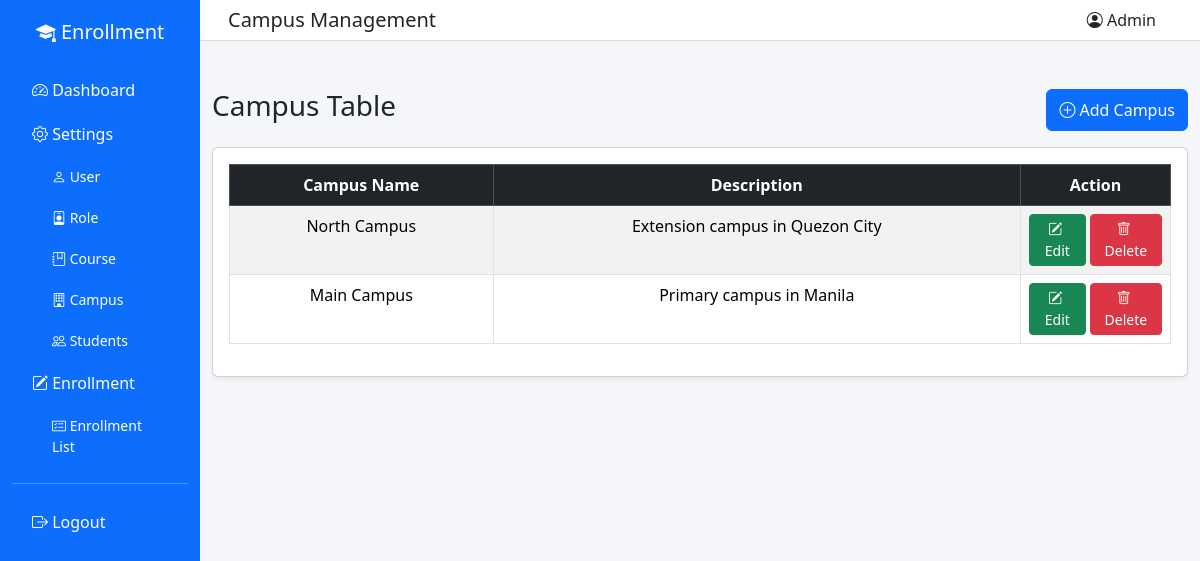
The app's page /frontend/campus.php (signed in) with its own data.
### tables this page shows
CREATE TABLE `campus` (
  `campusID` int(11) NOT NULL AUTO_INCREMENT,
  `campusName` varchar(120) NOT NULL,
  `campusDesc` varchar(255) NOT NULL,
  `dateCreated` timestamp NOT NULL DEFAULT current_timestamp(),
  `dateDeleted` date DEFAULT NULL,
  PRIMARY KEY (`campusID`),
  UNIQUE KEY `uq_campus_campusName` (`campusName`)
);

### frontend/campus.php (the view, shortened to what this page needs)
<?php
require_once '../backend/database.php';
?>
<!DOCTYPE html>
<html lang="en">
<head>
<link href="https://cdn.jsdelivr.net/npm/bootstrap@5.3.2/dist/css/bootstrap.min.css" rel="stylesheet">
<link rel="stylesheet" href="https://cdn.jsdelivr.net/npm/bootstrap-icons@1.11.1/font/bootstrap-icons.css">
</head>
<body>
<div class="container-fluid">
<div class="row">
<?php include "nav.php"; ?>
<div class="col-md-10 p-0">
<nav class="navbar navbar-expand-lg topbar px-3">
<div class="container-fluid">
<h5 class="mb-0">Campus Management</h5>
<div class="ms-auto"><span class="me-3"><i class="bi bi-person-circle"></i> Admin</span></div>
</div>
</nav>
<div class="container mt-5">
<div class="d-flex justify-content-between mb-3">
<h3>Campus Table</h3>
<button class="btn btn-primary" data-bs-toggle="modal" data-bs-target="#addCampusModal"><i class="bi bi-plus-circle me-1"></i>Add Campus</button>
</div>
<div class="card shadow-sm">
<div class="card-body">
<table class="table table-bordered table-striped text-center">
<thead class="table-dark">
<tr>
<th>Campus Name</th>
<th>Description</th>
<th width="150">Action</th>
</tr>
</thead>
<tbody>
<?php
$result = mysqli_query($conn, "SELECT * FROM campus WHERE dateDeleted IS NULL ORDER BY campusID DESC");
while ($row = mysqli_fetch_assoc($result)) {
    echo "<tr>";
    echo "<td>" . $row['campusName'] . "</td>";
    echo "<td>" . $row['campusDesc'] . "</td>";
    echo '<td>
        <div class="d-inline-flex gap-1">
            <button class="btn btn-sm btn-success" data-bs-toggle="modal" data-bs-target="#editCampusModal' . $row['campusID'] . '"><i class="bi bi-pencil-square me-1"></i>Edit</button>
            <button class="btn btn-sm btn-danger" data-bs-toggle="modal" data-bs-target="#deleteCampusModal' . $row['campusID'] . '"><i class="bi bi-trash me-1"></i>Delete</button>
        </div>
    </td>';
    echo "</tr>";
}
?>
</tbody>
</table>
</div>
</div>
</div>
</div>
</div>
</div>
</body>
</html>

### frontend/campus.php (style rules this page uses)
body { background:#f5f6fa; }
.topbar { background:white;border-bottom:1px solid #ddd; }

### records on screen
campus: campusName "North Campus", campusDesc "Extension campus in Quezon City"
campus: campusName "Main Campus", campusDesc "Primary campus in Manila"
